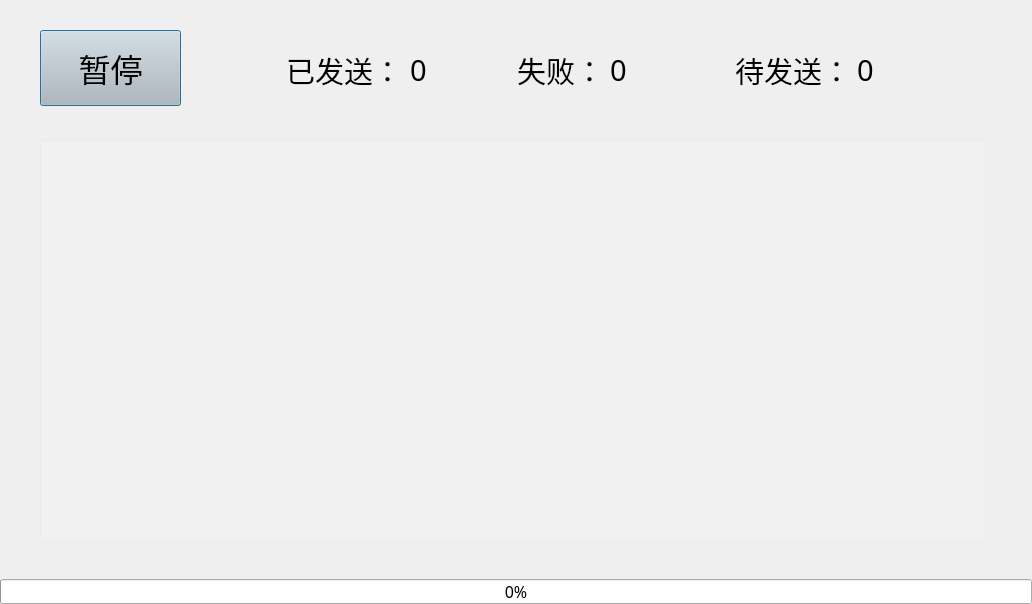
<?xml version="1.0" encoding="UTF-8"?>
<ui version="4.0">
 <class>Dialog_Progress</class>
 <widget class="QDialog" name="Dialog_Progress">
  <property name="geometry">
   <rect>
    <x>0</x>
    <y>0</y>
    <width>1032</width>
    <height>604</height>
   </rect>
  </property>
  <property name="font">
   <font>
    <family>Arial</family>
    <pointsize>10</pointsize>
   </font>
  </property>
  <property name="windowTitle">
   <string>发送进度</string>
  </property>
  <property name="toolTip">
   <string/>
  </property>
  <property name="styleSheet">
   <string notr="true"/>
  </property>
  <widget class="QPushButton" name="pushButton">
   <property name="geometry">
    <rect>
     <x>40</x>
     <y>30</y>
     <width>141</width>
     <height>76</height>
    </rect>
   </property>
   <property name="font">
    <font>
     <family>Malgun Gothic Semilight</family>
     <pointsize>24</pointsize>
    </font>
   </property>
   <property name="toolTip">
    <string>&lt;html&gt;&lt;head/&gt;&lt;body&gt;&lt;p&gt;&lt;span style=&quot; font-size:11pt;&quot;&gt;如果需要修改发送信息可以随时暂停，返回主界面修改后再次点击开始。已发送的邮件不会重复发送&lt;/span&gt;&lt;/p&gt;&lt;/body&gt;&lt;/html&gt;</string>
   </property>
   <property name="styleSheet">
    <string notr="true">QPushButton:hover {    
	background-color: rgba(190, 190, 190, 150);
}
QPushButton {	
	background-color: rgba(190, 190, 190, 70); 
}</string>
   </property>
   <property name="text">
    <string>暂停</string>
   </property>
  </widget>
  <widget class="QProgressBar" name="progressBar">
   <property name="geometry">
    <rect>
     <x>0</x>
     <y>579</y>
     <width>1032</width>
     <height>25</height>
    </rect>
   </property>
   <property name="font">
    <font>
     <family>Agency FB</family>
     <pointsize>12</pointsize>
    </font>
   </property>
   <property name="toolTip">
    <string>&lt;html&gt;&lt;head/&gt;&lt;body&gt;&lt;p&gt;&lt;span style=&quot; font-size:11pt;&quot;&gt;如果需要修改发送信息可以随时暂停，返回主界面修改后再次点击开始。已发送的邮件不会重复发送&lt;/span&gt;&lt;/p&gt;&lt;/body&gt;&lt;/html&gt;</string>
   </property>
   <property name="styleSheet">
    <string notr="true"/>
   </property>
   <property name="value">
    <number>0</number>
   </property>
  </widget>
  <widget class="QTextEdit" name="textEdit">
   <property name="geometry">
    <rect>
     <x>40</x>
     <y>140</y>
     <width>946</width>
     <height>401</height>
    </rect>
   </property>
   <property name="font">
    <font>
     <family>Malgun Gothic Semilight</family>
     <pointsize>16</pointsize>
    </font>
   </property>
   <property name="toolTip">
    <string>&lt;html&gt;&lt;head/&gt;&lt;body&gt;&lt;p&gt;&lt;span style=&quot; font-size:11pt;&quot;&gt;如果需要修改发送信息可以随时暂停，返回主界面修改后再次点击开始。已发送的邮件不会重复发送&lt;/span&gt;&lt;/p&gt;&lt;/body&gt;&lt;/html&gt;</string>
   </property>
   <property name="styleSheet">
    <string notr="true">background-color: rgba(255, 255, 255, 30);</string>
   </property>
   <property name="frameShadow">
    <enum>QFrame::Sunken</enum>
   </property>
   <property name="html">
    <string>&lt;!DOCTYPE HTML PUBLIC &quot;-//W3C//DTD HTML 4.0//EN&quot; &quot;http://www.w3.org/TR/REC-html40/strict.dtd&quot;&gt;
&lt;html&gt;&lt;head&gt;&lt;meta name=&quot;qrichtext&quot; content=&quot;1&quot; /&gt;&lt;style type=&quot;text/css&quot;&gt;
p, li { white-space: pre-wrap; }
&lt;/style&gt;&lt;/head&gt;&lt;body style=&quot; font-family:'Malgun Gothic Semilight'; font-size:16pt; font-weight:400; font-style:normal;&quot;&gt;
&lt;p style=&quot;-qt-paragraph-type:empty; margin-top:0px; margin-bottom:0px; margin-left:0px; margin-right:0px; -qt-block-indent:0; text-indent:0px;&quot;&gt;&lt;br /&gt;&lt;/p&gt;&lt;/body&gt;&lt;/html&gt;</string>
   </property>
   <property name="textInteractionFlags">
    <set>Qt::TextSelectableByKeyboard|Qt::TextSelectableByMouse</set>
   </property>
  </widget>
  <widget class="QWidget" name="widget" native="true">
   <property name="geometry">
    <rect>
     <x>0</x>
     <y>0</y>
     <width>1032</width>
     <height>580</height>
    </rect>
   </property>
   <property name="styleSheet">
    <string notr="true">


</string>
   </property>
  </widget>
  <widget class="QWidget" name="widget_2" native="true">
   <property name="geometry">
    <rect>
     <x>260</x>
     <y>45</y>
     <width>676</width>
     <height>56</height>
    </rect>
   </property>
   <property name="styleSheet">
    <string notr="true">QWidget#widget_2:hover {
	background-color: rgba(255, 255, 255, 120);
}</string>
   </property>
   <widget class="QLabel" name="label_failed_sent">
    <property name="geometry">
     <rect>
      <x>350</x>
      <y>5</y>
      <width>106</width>
      <height>40</height>
     </rect>
    </property>
    <property name="font">
     <font>
      <family>Malgun Gothic Semilight</family>
      <pointsize>22</pointsize>
     </font>
    </property>
    <property name="text">
     <string>0</string>
    </property>
   </widget>
   <widget class="QLabel" name="label_2">
    <property name="geometry">
     <rect>
      <x>257</x>
      <y>5</y>
      <width>87</width>
      <height>40</height>
     </rect>
    </property>
    <property name="font">
     <font>
      <family>Malgun Gothic Semilight</family>
      <pointsize>22</pointsize>
     </font>
    </property>
    <property name="text">
     <string>失败：</string>
    </property>
   </widget>
   <widget class="QLabel" name="label_3">
    <property name="geometry">
     <rect>
      <x>475</x>
      <y>5</y>
      <width>116</width>
      <height>40</height>
     </rect>
    </property>
    <property name="font">
     <font>
      <family>Malgun Gothic Semilight</family>
      <pointsize>22</pointsize>
     </font>
    </property>
    <property name="text">
     <string>待发送：</string>
    </property>
   </widget>
   <widget class="QLabel" name="label_not_sent">
    <property name="geometry">
     <rect>
      <x>597</x>
      <y>5</y>
      <width>16</width>
      <height>40</height>
     </rect>
    </property>
    <property name="font">
     <font>
      <family>Malgun Gothic Semilight</family>
      <pointsize>22</pointsize>
     </font>
    </property>
    <property name="text">
     <string>0</string>
    </property>
   </widget>
   <widget class="QLabel" name="label_has_sent">
    <property name="geometry">
     <rect>
      <x>150</x>
      <y>5</y>
      <width>96</width>
      <height>40</height>
     </rect>
    </property>
    <property name="font">
     <font>
      <family>Malgun Gothic Semilight</family>
      <pointsize>22</pointsize>
     </font>
    </property>
    <property name="styleSheet">
     <string notr="true"/>
    </property>
    <property name="text">
     <string>0</string>
    </property>
   </widget>
   <widget class="QLabel" name="label_1">
    <property name="geometry">
     <rect>
      <x>26</x>
      <y>5</y>
      <width>116</width>
      <height>40</height>
     </rect>
    </property>
    <property name="font">
     <font>
      <family>Malgun Gothic Semilight</family>
      <pointsize>22</pointsize>
     </font>
    </property>
    <property name="styleSheet">
     <string notr="true"/>
    </property>
    <property name="text">
     <string>已发送：</string>
    </property>
   </widget>
  </widget>
  <zorder>widget</zorder>
  <zorder>pushButton</zorder>
  <zorder>progressBar</zorder>
  <zorder>textEdit</zorder>
  <zorder>widget_2</zorder>
 </widget>
 <resources>
  <include location="send1.qrc"/>
 </resources>
 <connections/>
 <designerdata>
  <property name="gridDeltaX">
   <number>5</number>
  </property>
  <property name="gridDeltaY">
   <number>5</number>
  </property>
  <property name="gridSnapX">
   <bool>true</bool>
  </property>
  <property name="gridSnapY">
   <bool>true</bool>
  </property>
  <property name="gridVisible">
   <bool>false</bool>
  </property>
 </designerdata>
</ui>
